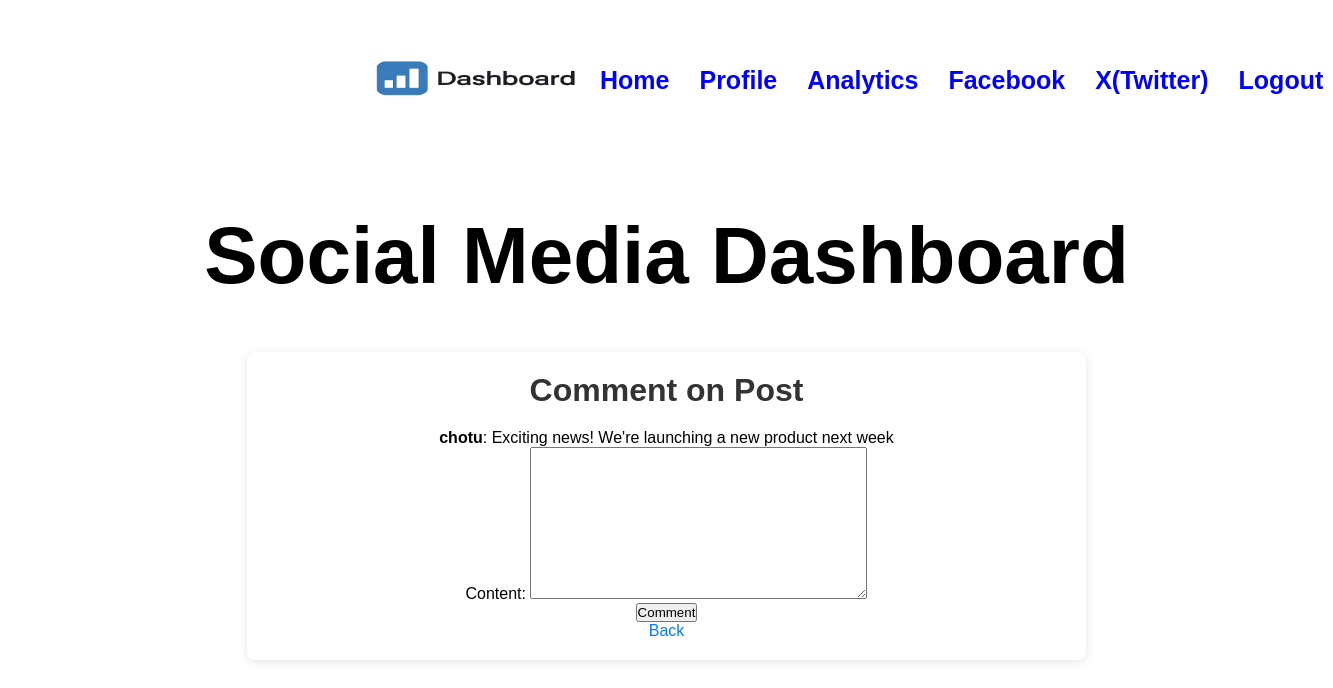
The page /comment/2/ (signed in) on the database its author committed.
### dashboard/models.py (models this page shows, shortened)
class Post(models.Model):
    user = models.ForeignKey(User, on_delete=models.CASCADE)
    content = models.TextField()
    created_at = models.DateTimeField(auto_now_add=True)

### dashboard/views.py (the view)
# urls.py: path('comment/<int:post_id>/', comment_post, name='comment_post'),
@login_required
def comment_post(request, post_id):
    post = get_object_or_404(Post, id=post_id)
    if request.method == "POST":
        form = CommentForm(request.POST)
        if form.is_valid():
            comment = form.save(commit=False)
            comment.user = request.user
            comment.post = post
            comment.save()
            return redirect('home')
    else:
        form = CommentForm()
    return render(request, 'dashboard/comment_post.html', {'form': form, 'post': post})

### dashboard/forms.py
class CommentForm(forms.ModelForm):
    class Meta:
        model = Comment
        fields = ['content']

### templates/dashboard/comment_post.html (shortened to what this page needs)
{% extends "dashboard/base.html" %}
{% block content %}
<h2>Comment on Post</h2>
<p><strong>{{ post.user.username }}</strong>: {{ post.content }}</p>
<form method="POST">
    {{ form.as_p }}
    <button type="submit">Comment</button>
</form>
<a href="{% url 'home' %}">Back</a>
{% endblock %}

### dashboard/static/dashboard/style.css (style rules this page uses)
* { margin: 0px; padding: 0px; }
body { font-family: Arial, sans-serif; margin: 0; padding: 0; text-align: center; }
h2 { font-size: 2rem; color: #333; margin-bottom: 20px; }
a { color: #007bff; text-decoration: none; font-size: 1rem; }

### rows shown on the page
Post: user.username "chotu", content "Exciting news! We're launching a new product next week"
